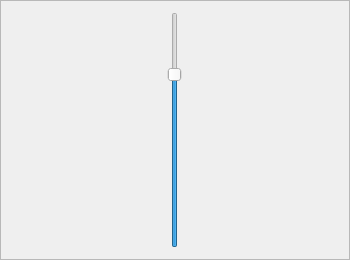
<?xml version="1.0" encoding="UTF-8"?>
<ui version="4.0">
 <class>LabSpace</class>
 <widget class="QFrame" name="LabSpace">
  <property name="geometry">
   <rect>
    <x>0</x>
    <y>0</y>
    <width>350</width>
    <height>260</height>
   </rect>
  </property>
  <property name="sizePolicy">
   <sizepolicy hsizetype="Fixed" vsizetype="Fixed">
    <horstretch>0</horstretch>
    <verstretch>0</verstretch>
   </sizepolicy>
  </property>
  <property name="minimumSize">
   <size>
    <width>350</width>
    <height>260</height>
   </size>
  </property>
  <property name="maximumSize">
   <size>
    <width>350</width>
    <height>260</height>
   </size>
  </property>
  <property name="windowTitle">
   <string>LabSpace</string>
  </property>
  <property name="frameShape">
   <enum>QFrame::StyledPanel</enum>
  </property>
  <property name="frameShadow">
   <enum>QFrame::Raised</enum>
  </property>
  <layout class="QHBoxLayout" name="horizontalLayout">
   <item>
    <widget class="QSlider" name="verticalSlider">
     <property name="maximum">
      <number>100</number>
     </property>
     <property name="value">
      <number>75</number>
     </property>
     <property name="orientation">
      <enum>Qt::Vertical</enum>
     </property>
    </widget>
   </item>
  </layout>
 </widget>
 <resources/>
 <connections/>
</ui>
